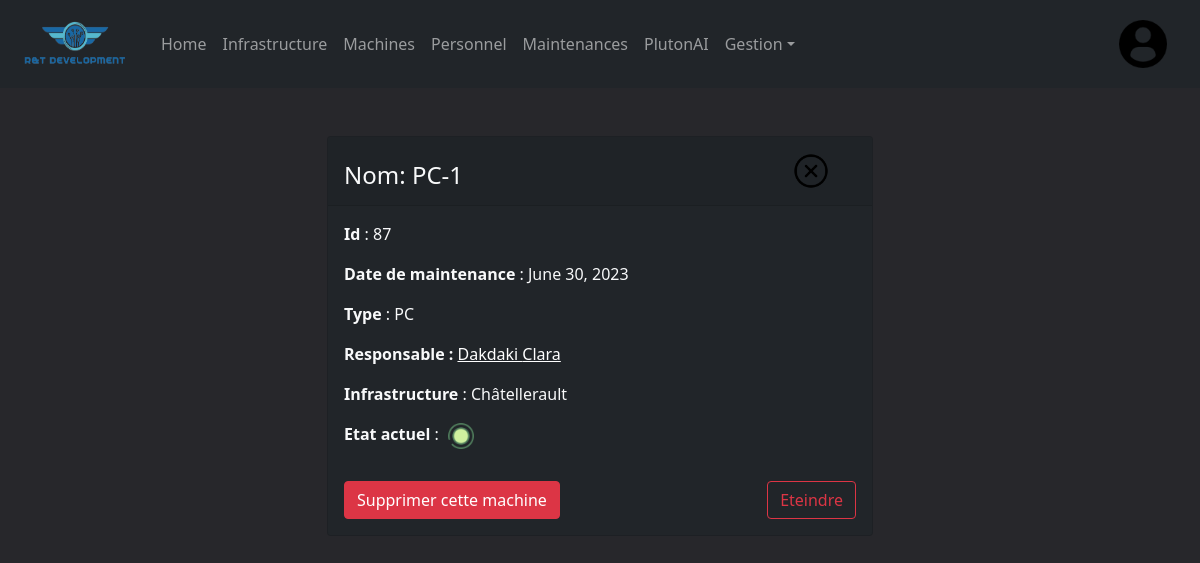
The app's page /machine/87 (signed in), older data.
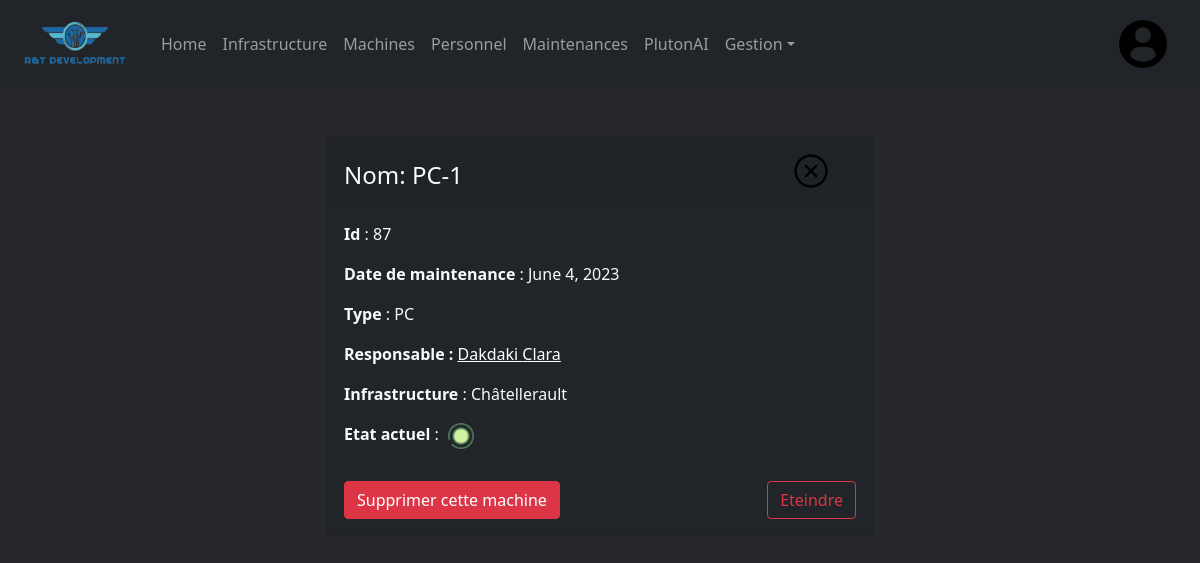
The same page, newer data.
### computerApp/models.py (models this page shows, shortened)
class Machine(models.Model):
    TYPES = (
        ('PC', ('PC - Utilise Windows 11')),
        ('Mac', ('Mac - Utilise MacOS')),
        ('Serveur', ('Serveur - Serveur pour déployer des VM')),
        ('Switch', ('Switch - Maintient et connect des serveurs')),
    )
    id = models.AutoField(primary_key=True, editable=False)
    nom = models.CharField(max_length=32)
    maintenanceDate = models.DateField(default=datetime.now().strftime("%Y-%m-%d"))
    mach = models.CharField(max_length=32, choices=TYPES, default='PC')
    infra = models.ForeignKey('Infrastructure', on_delete=models.PROTECT, null=True)
    responsable = models.ForeignKey(Personnel, on_delete=models.SET_NULL, null=True)
    etat = models.BooleanField(default=False)

class Personnel(models.Model):
    SEXES = (
        ('Homme', ('Homme - Employé')),
        ('Femme', ('Femme - Employée')),
        ('Inconnu', ('Inconnu - ?')),
    )
    num_secu = models.CharField(primary_key=True,default=0,max_length=13)
    nom = models.CharField(max_length=8)
    prenom = models.CharField(max_length=8)
    sexe = models.CharField(max_length=7, choices=SEXES, default='Inconnu')

class Infrastructure(models.Model):
    id = models.AutoField(primary_key=True, editable=False)
    nom = models.CharField(max_length=32)
    machines = models.ManyToManyField(Machine)
    responsable = models.ForeignKey(Personnel, on_delete=models.SET_NULL, null=True)
    usage_percentage = models.FloatField(default=0)

### computerApp/views.py (the view)
# urls.py: path('machine/<pk>', views.machine_detail_view, name='machine-detail'),
@login_required
def machine_detail_view(request, pk):
	today = date.today
	machine = get_object_or_404(Machine, id=pk)
	context={'machine': machine, 'today': today}
	return render(request, 'computerApp/machine_detail.html', context)

### computerApp/templates/computerApp/machine_detail.html (shortened to what this page needs)
{% extends "index.html" %}
{% block content %}
{% load static %}
<div class="container my-5">
  <div class="row justify-content-center">
    <div class="col-md-6">
      <div class="card bg-dark text-light">
        <div class="card-header d-flex justify-content-between align-items-end">
          <h4>Nom: {{ machine.nom }}</h4>
          <a type="button" href="{% url 'machines' %}" class="btn" role="button"><img src="{% static 'computerApp/images/cross.png' %}"></a>
        </div>
        <div class="card-body">
          <p><strong>Id</strong> : {{ machine.id }}</p>
          <p><strong>Date de maintenance</strong> : {{ machine.maintenanceDate }}</p>
          <p><strong>Type</strong> : {{ machine.mach }}</p>
          <p><strong>Responsable :</strong> <a href="{% url 'personnel-detail' machine.responsable.num_secu %}"> {{ machine.responsable.nom }} {{ machine.responsable.prenom }}</a></p>
          <p><strong>Infrastructure</strong> : {{ machine.infra.nom }}</p>
          <p><strong>Etat actuel</strong> : {% if machine.maintenanceDate == today %}<img src="{% static 'computerApp/images/process.png' %}">{% elif machine.etat %}<img src="{% static 'computerApp/images/on.png' %}" alt="logo">{% else %}<img src="{% static 'computerApp/images/off.png' %}" alt="logo">{% endif %}</p>
          <div class="d-flex justify-content-between align-items-end">
            <form action="{% url 'delete_machine' machine.id %}" method="post">
              <button type="submit" class="btn btn-danger mt-3">Supprimer cette machine</button>
            </form>
            <form action="{% url 'toggle_machine' machine.id %}" method="post">
              <button type="submit" class="btn
              {% if machine.etat %}btn-outline-danger
              {% else %}btn-outline-success
              {% endif %} mt-3" {% if machine.maintenanceDate == today %}disabled{% endif %}> {% if machine.etat %}Eteindre{% else %}Allumer{% endif %}
              </button>
            </form>
          </div>
        </div>
      </div>
    </div>
  </div>
</div>
{% endblock %}

Row changes from the older to the newer data that the page shows:
changed Machine "PC-1": maintenanceDate "June 30, 2023" → "June 4, 2023"
